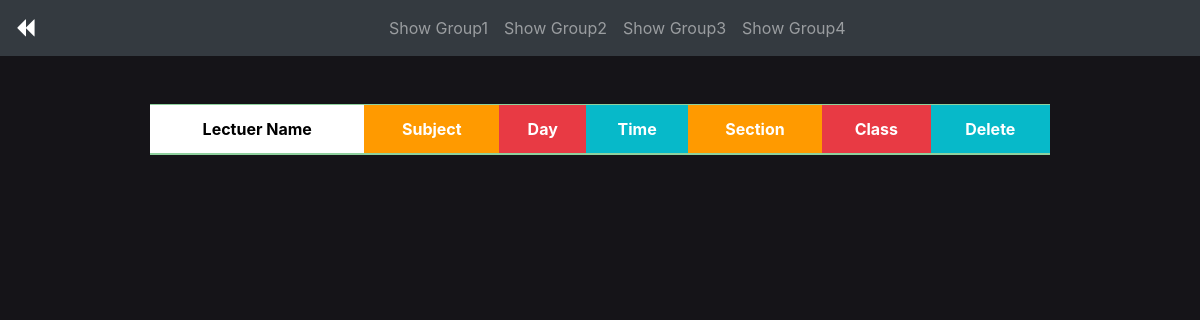
/show_sec.php, run on an earlier commit of the app's database.
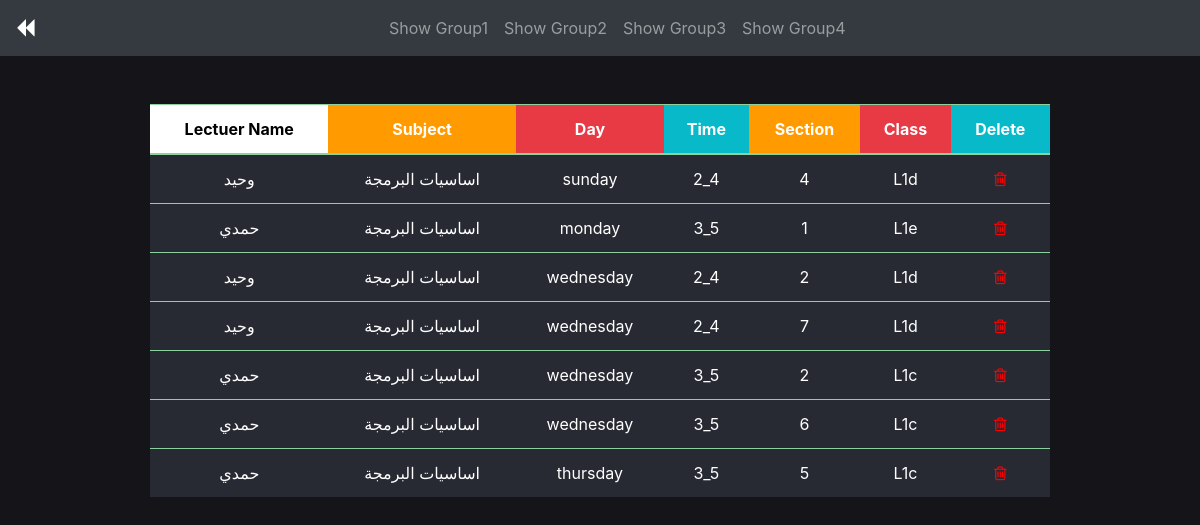
And on a later commit of the database.
### tables this page shows
CREATE TABLE `sec1` (
  `id` int(11) NOT NULL,
  `name_lect` varchar(256) NOT NULL,
  `subject` varchar(256) NOT NULL,
  `groupp` varchar(256) NOT NULL,
  `Dayy` varchar(256) NOT NULL,
  `timee` varchar(256) NOT NULL,
  `section` varchar(255) NOT NULL,
  `class` varchar(256) NOT NULL
);

### show_sec.php (the view, shortened to what this page needs)
<!DOCTYPE html>
<html lang="en" >
<head>
 <link rel="stylesheet" href="https://cdn.jsdelivr.net/npm/bootstrap@4.6.0/dist/css/bootstrap.min.css">
    <link rel="stylesheet" href="font-awesome-4.7.0/css/font-awesome.min.css">
</head>
<body >
    <nav class="navbar navbar-expand-lg navbar-dark bg-dark">
  <div class="collapse navbar-collapse" id="navbarTogglerDemo01">
    <a class="navbar-brand" href="index.php">
      <i class="fa fa-backward" aria-hidden="true"></i>
    </a>
    <ul class="navbar-nav mx-auto mt-2 mt-lg-0 justify-content-end">
      <li class="nav-item ">
        <a class="nav-link" href="show_sec.php">Show Group1 <span class="sr-only">(current)</span></a>
      </li>
      <li class="nav-item">
        <a class="nav-link" href="show_sec2.php">Show Group2</a>
      </li>
      <li class="nav-item">
        <a class="nav-link" href="show_sec3.php">Show Group3</a>
      </li>
      <li class="nav-item">
        <a class="nav-link" href="show_sec4.php">Show Group4</a>
      </li>
    </ul>
  </div>
</nav>
    <div class="d-flex justify-content-center mt-5">
        <table class="table table-striped table-success  w-75">
            <thead class="thead-inverse">
                <tr>
                    <th style="background-color: #fff;color: #000">Lectuer Name</th>
                    <th style="background-color: #FF9A00;color: #fff">Subject</th>
                    <th style="background-color: #E83A44;color: #fff">Day</th>
                    <th style="background-color: #07B9C9;color: #fff">Time</th>
                    <th style="background-color: #FF9A00;color: #fff">Section</th>
                    <th style="background-color: #E83A44;color: #fff">Class</th>
                    <th style="background-color: #07B9C9;color:#fff">Delete</th>
                </tr>
            </thead>
            <tbody>
                <?php
                $day_arr = array('Saturday','Sunday','Monday','Tuesday','Wednesday','Thursday','Friday');
                for($i=0; $i<7; $i++){
                include("db.php");
                $sql = "select id , name_lect  , subject , Dayy , timee , section , class  from sec1  where Dayy = '$day_arr[$i]'";
                $q = $db->prepare($sql) ;
                $q->execute();
                $data = $q->fetchAll();
                foreach($data as $d){
                ?>
                <tr>
                        <td><?php echo $d['name_lect'];?></td>
                        <td><?php echo $d['subject'];?></td>
                        <td><?php echo $d['Dayy'];?></td>
                        <td><?php echo $d['timee'];?></td>
                        <td><?php echo $d['section'];?></td>
                        <td><?php echo $d['class'];?></td>
                        <td class="wrapper"><a href="delete6.php?ids=<?php echo $d['id'];?>"><i class="fa fa-trash-o" aria-hidden="true" style="cursor: pointer; color:red" ></i></a></td>
                </tr>
                <?php
                    }
                }
                ?>
            </tbody>
    </div>
</body>
</html>

### show_sec.php (style rules this page uses)
body { background-color: #151418 }
th,td { text-align: center; }
td { background-color: #282A33; color: #fff }

What changed in the data, as far as the page shows it:
added sec1: name_lect "وحيد", subject "اساسيات البرمجة", Dayy "sunday", timee "2_4", section "4", class "L1d"
added sec1: name_lect "حمدي", subject "اساسيات البرمجة", Dayy "monday", timee "3_5", section "1", class "L1e"
added sec1: name_lect "وحيد", subject "اساسيات البرمجة", Dayy "wednesday", timee "2_4", section "2", class "L1d"
added sec1: name_lect "وحيد", subject "اساسيات البرمجة", Dayy "wednesday", timee "2_4", section "7", class "L1d"
added sec1: name_lect "حمدي", subject "اساسيات البرمجة", Dayy "wednesday", timee "3_5", section "2", class "L1c"
added sec1: name_lect "حمدي", subject "اساسيات البرمجة", Dayy "wednesday", timee "3_5", section "6", class "L1c"
added sec1: name_lect "حمدي", subject "اساسيات البرمجة", Dayy "thursday", timee "3_5", section "5", class "L1c"
